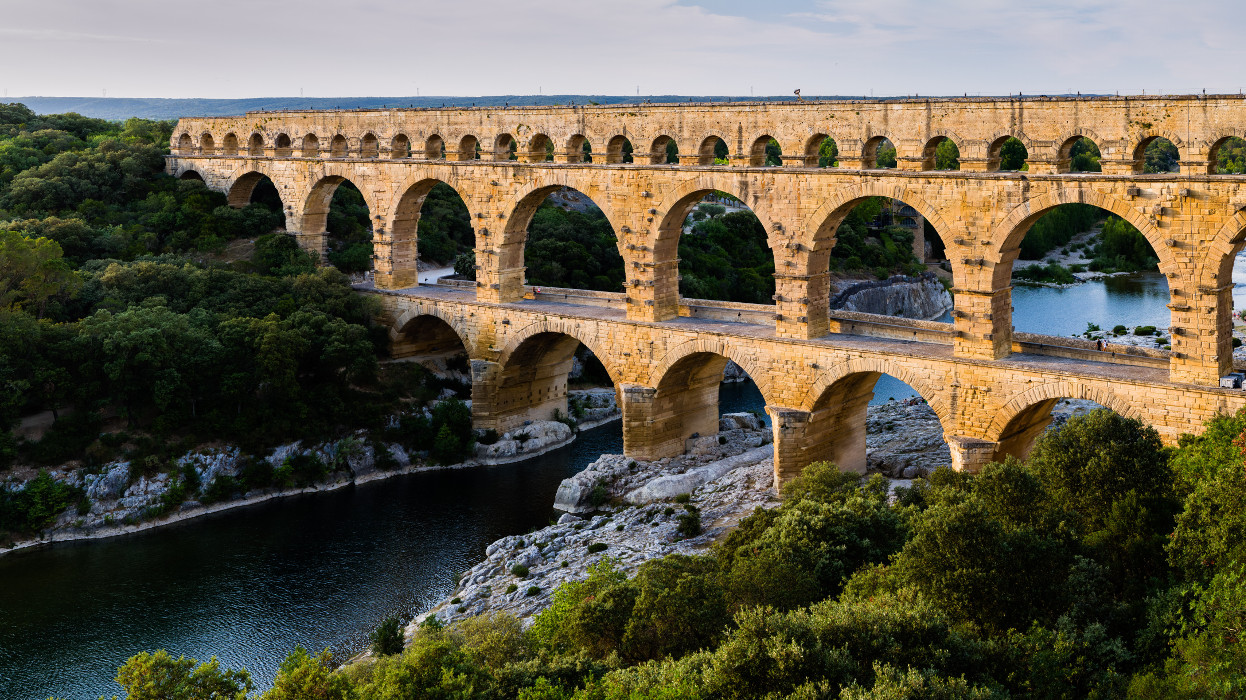
#> input picture Homework/Homework2_20240531/data/s1.jpg, 1246 x 700 px
$ python 1_feature_detection.py
#> lines starting #> are read from the running program, lines starting #| are printed output that depends on the picture; after the words box and inside, x2 and y2 are one past the last pixel; in counts of white or black regions, pixels touching at a corner belong together
# boat1, budapest1, newspaper1,s1 선택 후 Canny Edge와 Harris Corner를 검출해서 결과를 출력하는 코드 작성

import cv2
import numpy as np
from matplotlib import pyplot as plt

original_image = cv2.imread('./data/s1.jpg')
#> original_image is the input picture: shape (700, 1246, 3); mean B, G, R 75, 92.3, 98.2
gray = cv2.cvtColor(original_image, cv2.COLOR_BGR2GRAY)
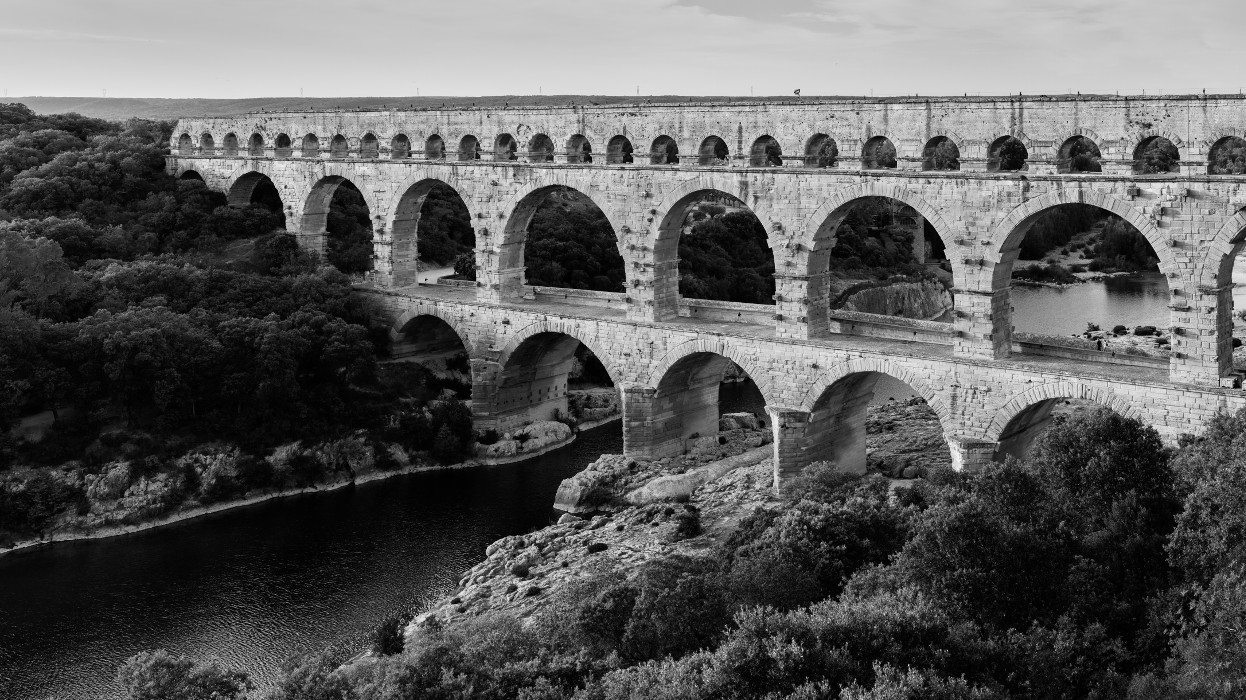
#> gray: shape (700, 1246); min 0, max 249, mean 92.1

# Canny Edge Detection
canny_edge_image = cv2.Canny(gray, 100, 200)
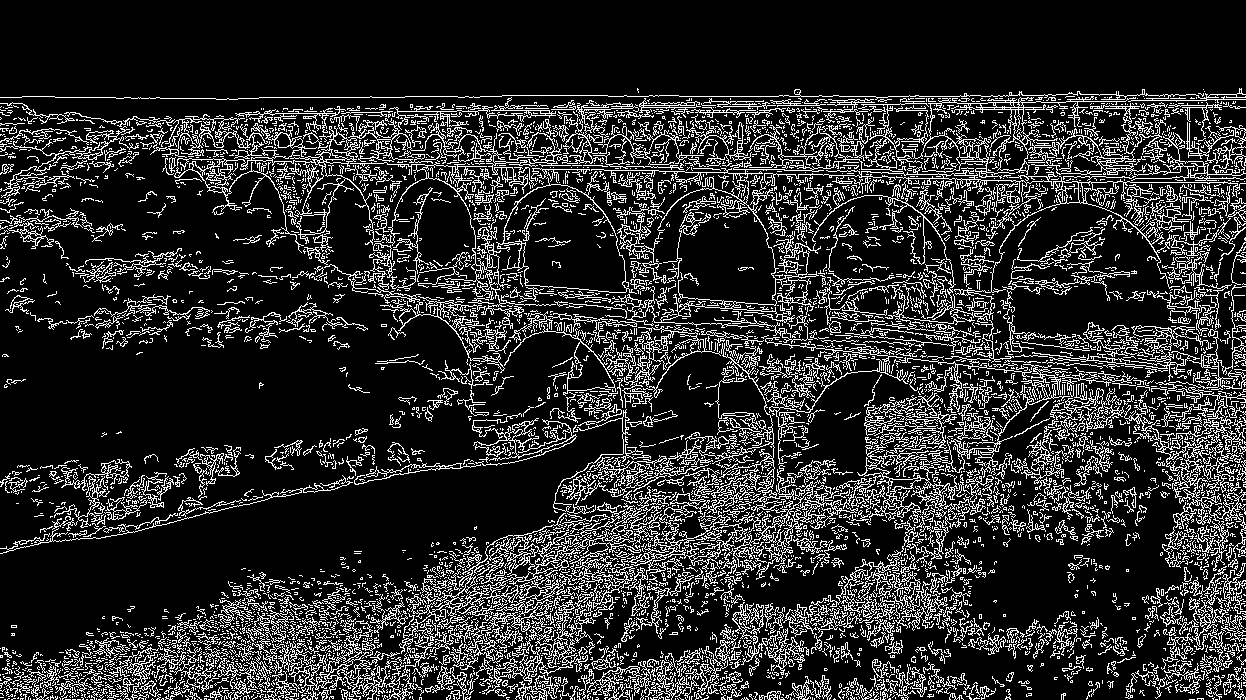
#> canny_edge_image: shape (700, 1246); 17.3% white in thin lines or dots, all inside (x1, y1, x2, y2) = (0, 88, 1246, 700)

# Harris Corner Detection
harris_corner_image = original_image.copy()
gray_float = np.float32(gray)
dst = cv2.cornerHarris(gray_float, 2, 3, 0.04)
dst = cv2.dilate(dst, None)
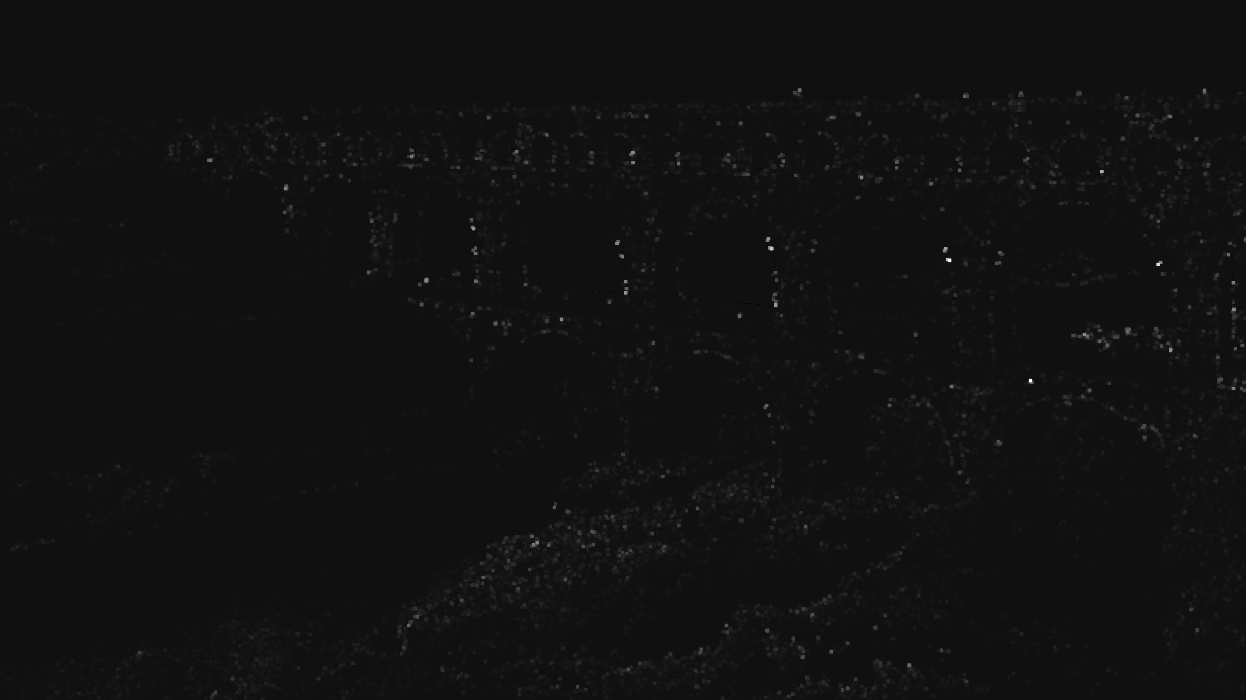
#> dst: shape (700, 1246) float32; min -7094901, max 104159776, mean 581049.1; drawn with min black and max white
harris_corner_image[dst > 0.01 * dst.max()] = [0, 0, 255]
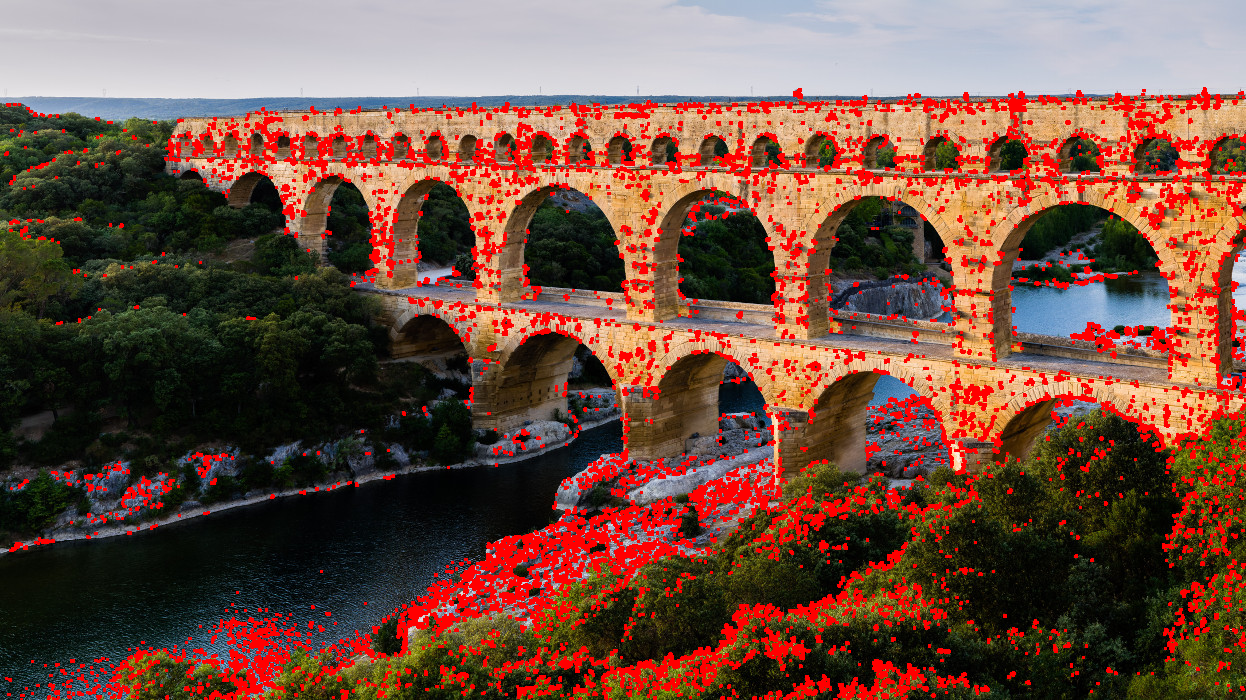
#> harris_corner_image: shape (700, 1246, 3); 12.12% of pixels changed, all inside (x1, y1, x2, y2) = (4, 87, 1246, 700)

plt.figure(figsize=(30, 15))
plt.subplot(1, 3, 1)
plt.title('Original Image', fontsize=25)
plt.imshow(cv2.cvtColor(original_image, cv2.COLOR_BGR2RGB))

plt.subplot(1, 3, 2)
plt.title('Canny Edge Detection', fontsize=25)
plt.imshow(canny_edge_image, cmap='gray')

plt.subplot(1, 3, 3)
plt.title('Harris Corner Detection', fontsize=25)
plt.imshow(cv2.cvtColor(harris_corner_image, cv2.COLOR_BGR2RGB))

plt.subplots_adjust(left=0.02, right=0.98, top=0.95, bottom=0.05, wspace=0.1, hspace=0.1)
plt.show()
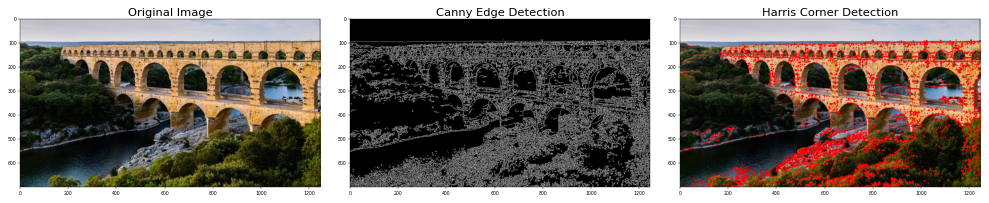
#> figure drawn by matplotlib, 3 panels

$ run again, with Homework/Homework2_20240531/data/s2.jpg copied over Homework/Homework2_20240531/data/s1.jpg
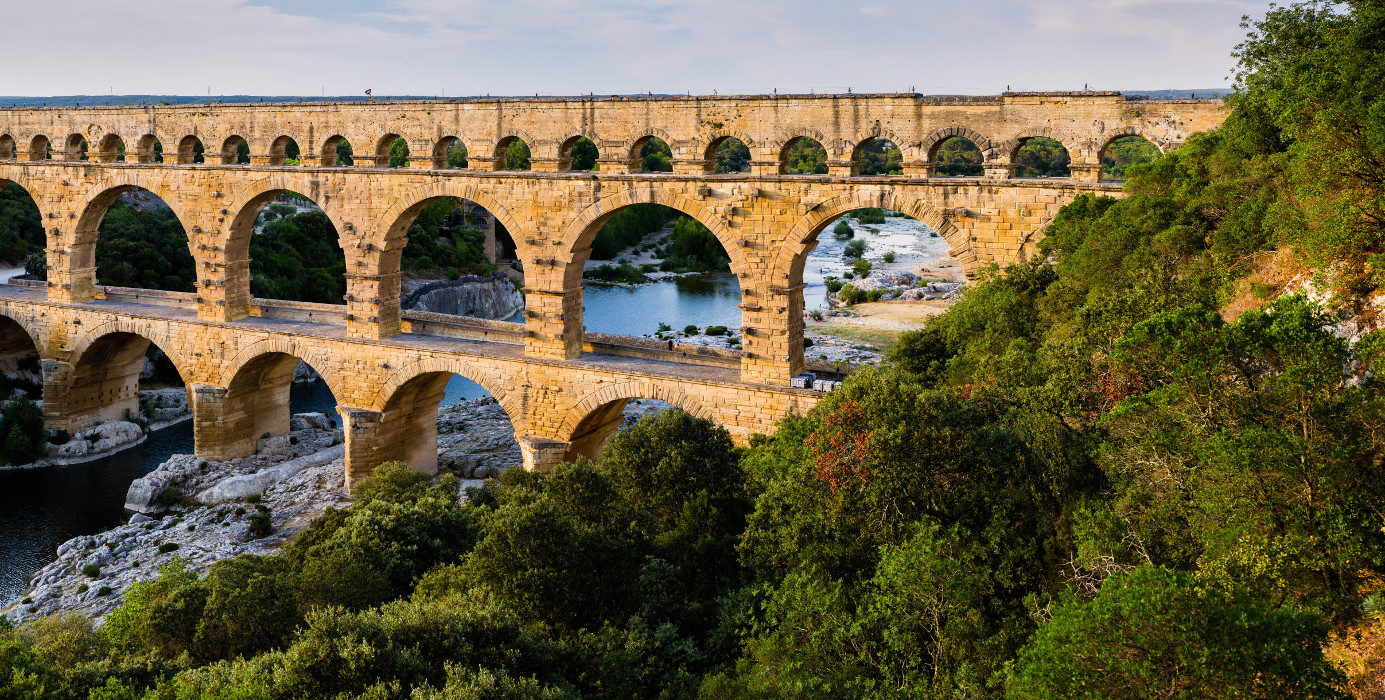
#> input picture Homework/Homework2_20240531/data/s2.jpg, 1385 x 700 px
#> original_image is the input picture: shape (700, 1385, 3); mean B, G, R 67.9, 98.5, 107.7
#> `canny_edge_image = cv2.Canny(gray, 100, 200)`:
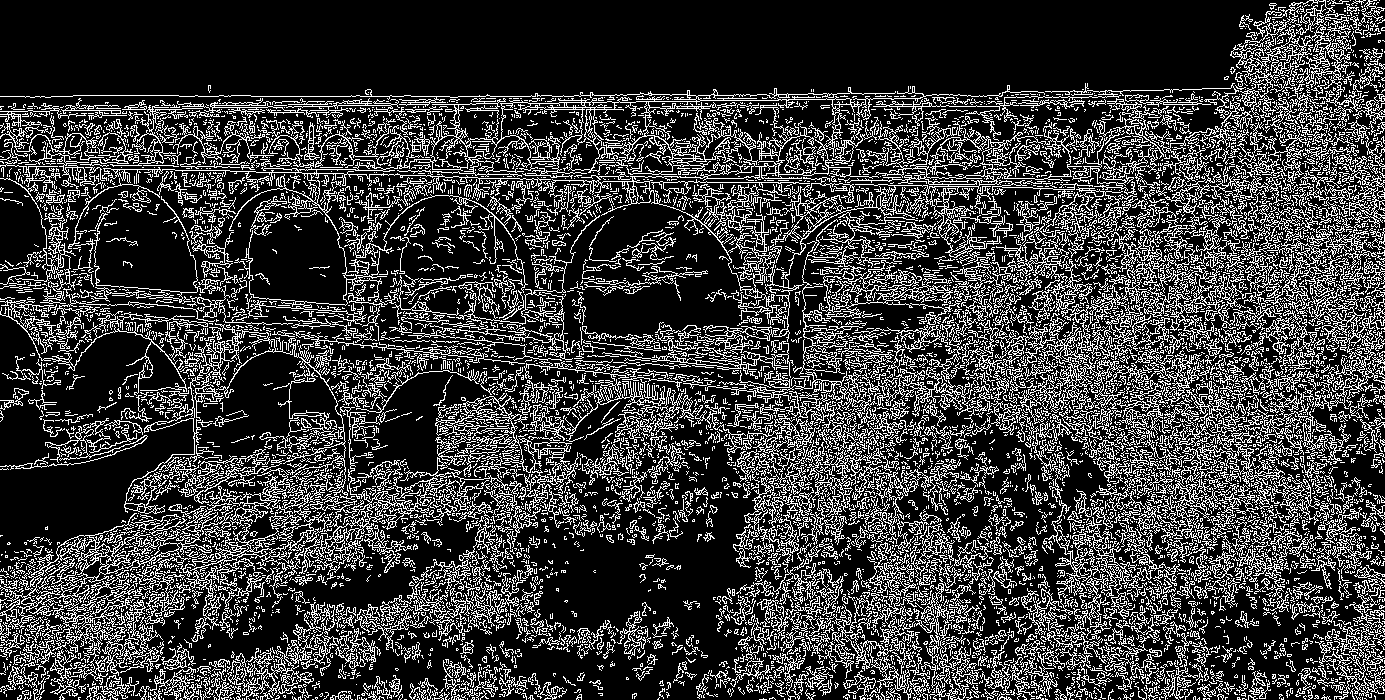
#> canny_edge_image: shape (700, 1385); 23.3% white in thin lines or dots
#> harris_corner_image: shape (700, 1385, 3); 15.05% of pixels changed, all inside (x1, y1, x2, y2) = (0, 0, 1385, 700)
#> `plt.show()`:
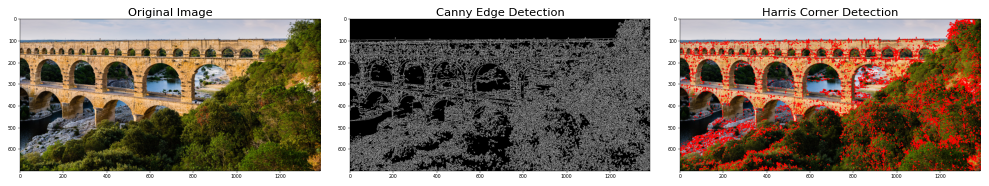
#> figure drawn by matplotlib, 3 panels

$ run again, with Homework/Homework2_20240531/data/boat1.jpg copied over Homework/Homework2_20240531/data/s1.jpg
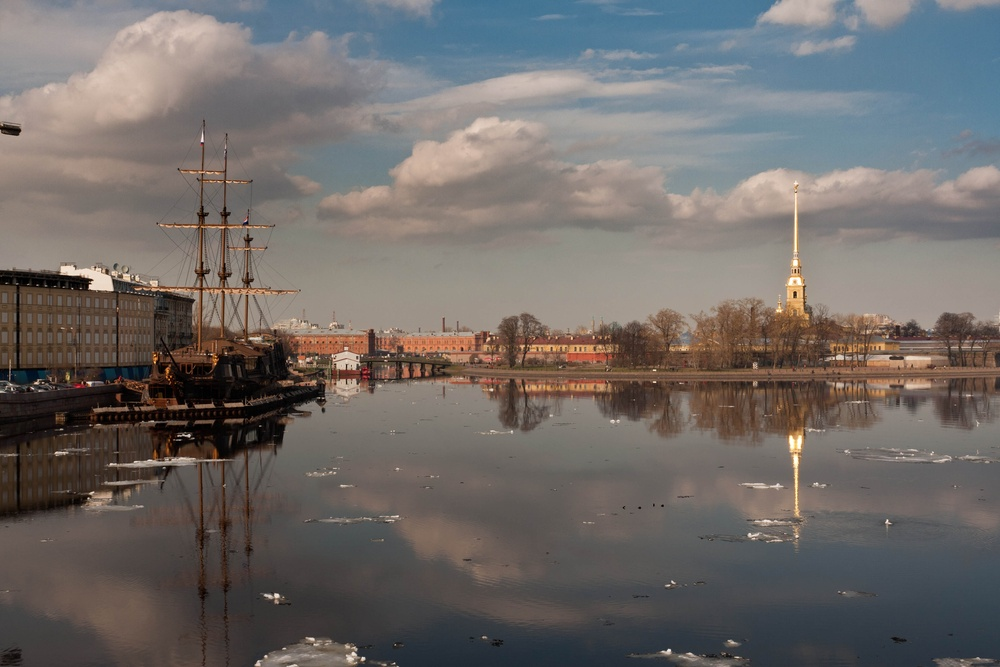
#> input picture Homework/Homework2_20240531/data/boat1.jpg, 1000 x 667 px, shrunk from 3888 x 2592 before the run
#> original_image is the input picture: shape (667, 1000, 3); mean B, G, R 104, 106.6, 111.8
#> `canny_edge_image = cv2.Canny(gray, 100, 200)`:
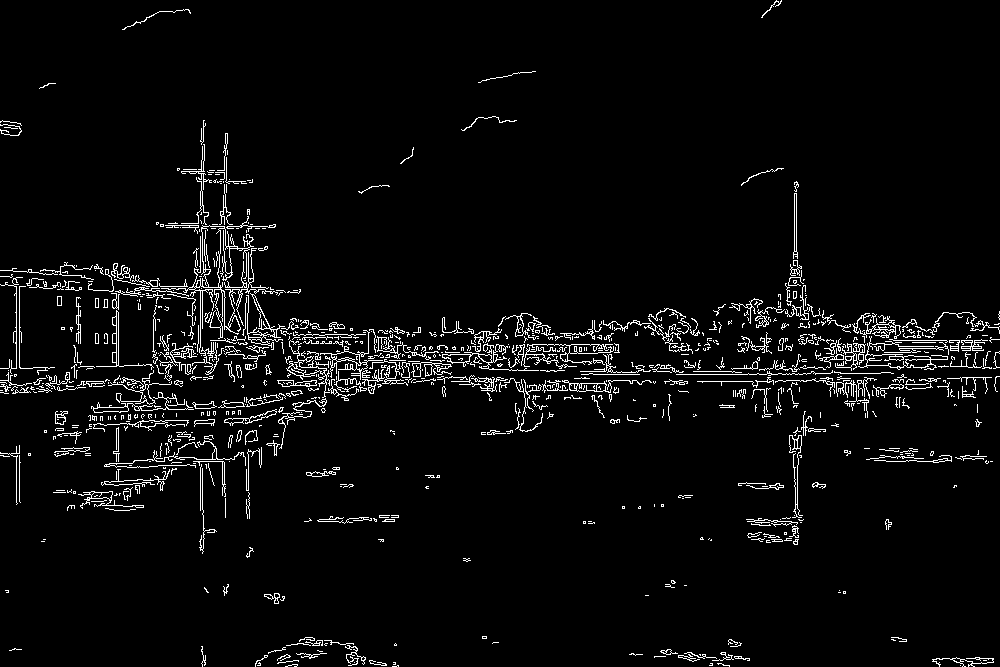
#> canny_edge_image: shape (667, 1000); 4.1% white in thin lines or dots
#> harris_corner_image: shape (667, 1000, 3); 2.3% of pixels changed, all inside (x1, y1, x2, y2) = (0, 119, 991, 667)
#> `plt.show()`:
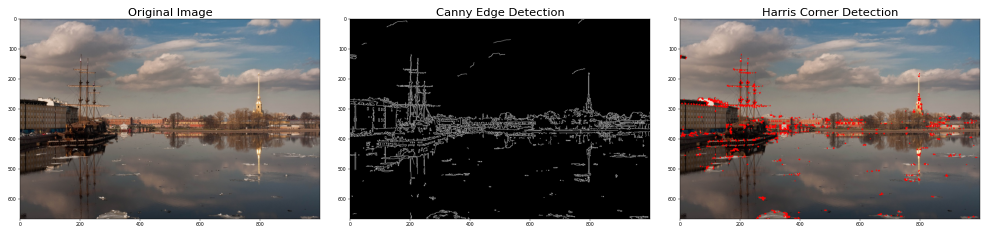
#> figure drawn by matplotlib, 3 panels

$ run again, with Homework/Homework2_20240531/data/boat2.jpg copied over Homework/Homework2_20240531/data/s1.jpg
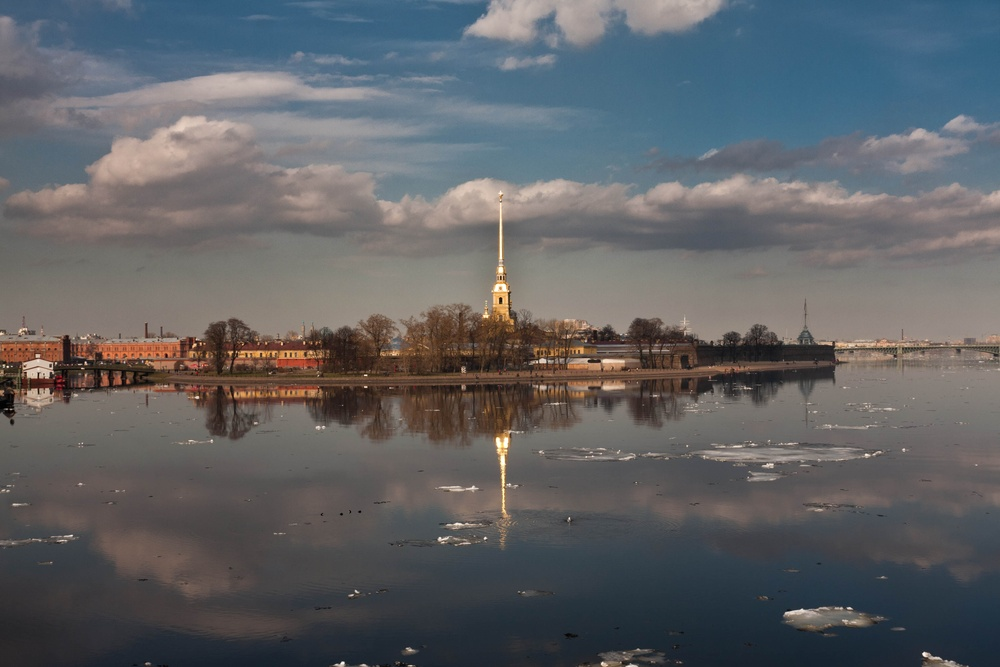
#> input picture Homework/Homework2_20240531/data/boat2.jpg, 1000 x 667 px, shrunk from 3888 x 2592 before the run
#> original_image is the input picture: shape (667, 1000, 3); mean B, G, R 100.9, 98, 96.5
#> `canny_edge_image = cv2.Canny(gray, 100, 200)`:
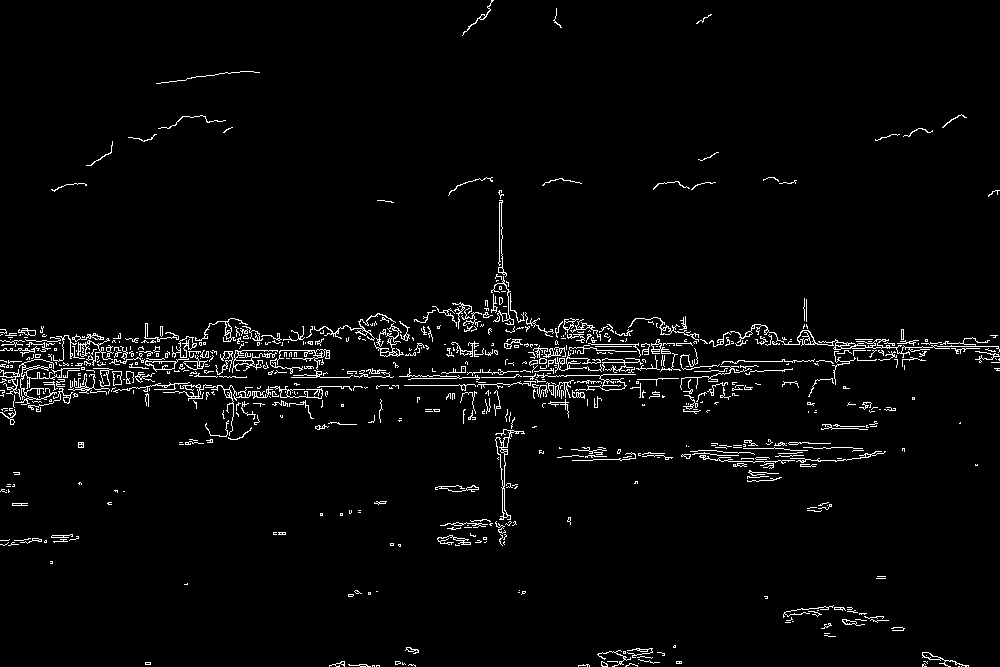
#> canny_edge_image: shape (667, 1000); 2.9% white in thin lines or dots
#> harris_corner_image: shape (667, 1000, 3); 1.54% of pixels changed, all inside (x1, y1, x2, y2) = (1, 192, 1000, 667)
#> `plt.show()`:
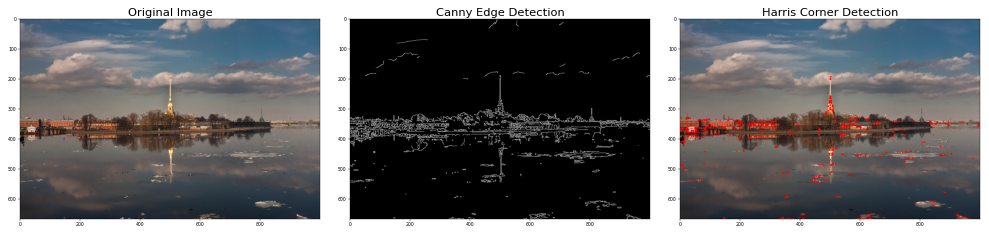
#> figure drawn by matplotlib, 3 panels
